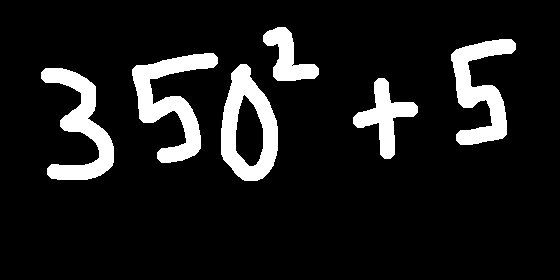
%> input picture equation_images/relativity3.png, 560 x 280 px
$ octave imageSegmentation.m   (GNU Octave 9; MATLAB toolbox functions it lacks are replaced by stand-ins)
%> lines starting %> are read from the running program, lines starting %| are printed output that depends on the picture; in (x1, y1, x2, y2) boxes, pixels count from 0 and x2, y2 are one past the last pixel; in counts of white or black regions, pixels touching at a corner belong together; the program's own positions count from 1
### objectSegmentation.m
function objects = objectSegmentation(CC, ImageSize)

padding = 3;
objects = zeros(ImageSize*ImageSize, CC.NumObjects);

Regions = regionprops(CC);

%[max1, max2] = CC.ImageSize;

for i=1:CC.NumObjects
    J = zeros(CC.ImageSize);
    J(CC.PixelIdxList{i}) = 1;
    box = floor(Regions(i).BoundingBox);
    box(box == 0) = 1;
    object = J(box(2):box(2) + box(4), box(1):box(1) + box(3));
    object = imresize(object, [ImageSize-2*padding, ImageSize-2*padding]);
    object = padarray(object, [padding, padding]);
    %figure, imshow(object);
    % print( h, '-dpng', 'foo') should be tested.
    objects(:, i) = object(:);
end


end

### getExpression.m
function expression = getExpression(CC, preds)

Regions = regionprops(CC);
boxes = cell(1, CC.NumObjects+2);
boxes{1} = 'star';
for i=2:CC.NumObjects+1
    box = floor(Regions(i-1).BoundingBox);
    boxes{i} = box;
end
boxes{CC.NumObjects+2} = 'endo';

expression = '';
buffer = '';
for i=1:length(boxes)-2
    b1 = boxes{i};
    b2 = boxes{i+1};
    pred = preds(i);
	type = getType(pred);
    character = getCharacter(pred);
    if type == 0;
        if all(b1 == 'star') || (i>1 && getType(preds(i-1)) == 1)
            buffer = sprintf('%s%s', buffer, character);
        else
            pos = getPosition(b1, b2);
            if pos == 0 % ust
                expression = sprintf('%s%s**%s', expression, buffer, character);
                buffer = '';
            else
                buffer = sprintf('%s%s', buffer, character);
            end
        end
    elseif type == 1
        expression = sprintf('%s%s%s', expression, buffer, character);
        buffer = '';
    else
        expression = sprintf('%s%s', expression, character);
    end
end
expression = sprintf('%s%s', expression, buffer);
end


function character = getCharacter(label)
    if label <= 9
       character = num2str(label);
    elseif label == 10
        character = '0';
    elseif label == 11;
        character = '+';
    elseif label == 12;
        character = '-';
    elseif label == 13; % \times
        character = '*';
    elseif label == 14;
        character = '/';
    elseif label == 15; % \sigma
        character = 'S';
    elseif label == 16; % \prod
        character = 'P';
    end
end

### getType.m
function type = getType(pred)

% 0 -> digits
% 1 -> operator
% 2 -> Sigma, Pi


if pred <= 10
    type = 0;
elseif pred >= 11 && pred <= 14
    type = 1;
else
    type = 2;
end

### getPosition.m
function pos = getPosition(b1, b2)
    if b1(1) + b1(3) > b2(1)
        pos = 0;
    else
        pos = 1;
    end
end

### imageSegmentation.m
%function preprocessedImage = imageSegmentation(model, modelType, filename)
clear; close
filename = 'equation_images/relativity3.png';
modelType = 'softmax/';
ImageSize = 28;
addpath(modelType);
load model;


I = imread(filename);
%> I is the input picture: size 280x560x3 uint8; 10.8% white; 6 white regions, box (x1, y1, x2, y2) and area: (132, 53, 218, 163) 3629, (221, 64, 278, 181) 3469, (41, 68, 114, 180) 3232, (451, 39, 516, 145) 3187, (353, 78, 418, 159) 1926, (263, 27, 319, 81) 1453
I = I(:,:, 1);
%> I: size 280x560 uint8; 10.8% white; 6 white regions
CC = bwconncomp(I);
%> CC = 6 connected components
objects = objectSegmentation(CC, ImageSize);
%> in objectSegmentation, `Regions = regionprops(CC);`: Regions = 6 regions; box (x1, y1, x2, y2), Area and Centroid: (132, 53, 218, 163) 3629 [172.1 102.4], (221, 64, 278, 181) 3469 [248.8 127.2], (41, 68, 114, 180) 3232 [81.6 128], (451, 39, 516, 145) 3187 [481.3 91.3], (353, 78, 418, 159) 1926 [385.6 117.3], (263, 27, 319, 81) 1453 [288.5 58.1]
%> the loop in objectSegmentation, `for i=1:CC.NumObjects` made 6 passes
%> pass 1, in objectSegmentation, `object = J(box(2):box(2) + box(4), box(1):box(1) + box(3));`:
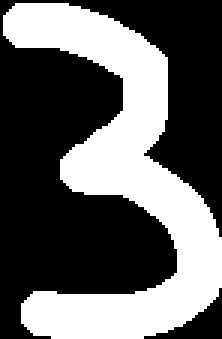
%> object: size 113x74 double (shown 3 times larger); values 0 (black) and 1 (white), 38.7% white; 1 white region, box (x1, y1, x2, y2) and area: (1, 1, 74, 113) 3232
%> pass 1, in objectSegmentation, `object = imresize(object, [ImageSize-2*padding, ImageSize-2*padding]);`:
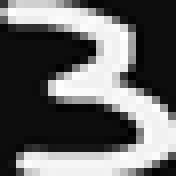
%> object: size 22x22 double (shown 8 times larger); min -0.0586, max 1.06, mean 0.389; drawn with min black and max white
%> pass 1, in objectSegmentation, `object = padarray(object, [padding, padding]);`:
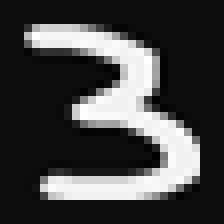
%> object: size 28x28 double (shown 8 times larger); min -0.0586, max 1.06, mean 0.24; drawn with min black and max white
%> after the loop in objectSegmentation, `for i=1:CC.NumObjects`:
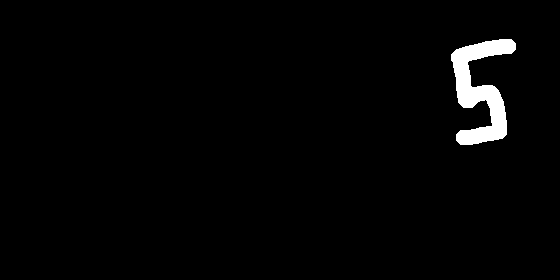
%> J: size 280x560 double; values 0 (black) and 1 (white), 2% white; 1 white region, box (x1, y1, x2, y2) and area: (451, 39, 516, 145) 3187
%> after the loop in objectSegmentation, `for i=1:CC.NumObjects`: objects = 784 rows, first 8: [0 0 0 0 0 0; 0 0 0 0 0 0; 0 0 0 0 0 0; 0 0 0 0 0 0; 0 0 0 0 0 0; 0 0 0 0 0 0; 0 0 0 0 0 0; 0 0 0 0 0 0]

preds = [3, 5, 0, 2, 13, 5];
%preds = [3 2 5 6];
%% Classification

%preds = softmaxPredict(softmaxModel, objects);

%% Relativity

expression = getExpression(CC, preds);
%> in getExpression, `boxes = cell(1, CC.NumObjects+2);`: boxes = {[], [], [], [], [], [], [], []}
%> the loop in getExpression, `for i=2:CC.NumObjects+1` made 6 passes
%> after the loop in getExpression, `for i=2:CC.NumObjects+1`: boxes = {'star', [41 68 73 112], [132 53 86 110], [221 64 57 117], [263 27 56 54], [353 78 65 81], [451 39 65 106], []}
%> the loop in getExpression, `for i=1:length(boxes)-2` made 6 passes
%> (b1, b2, pred, character, pos, expression, buffer) on pass 4: ([221 64 57 117], [263 27 56 54], 2, '2', 0, '350**2', '')
%> (b1, b2, pred, character, pos, buffer) on passes 2 to 3: ([41 68 73 112], [132 53 86 110], 5, '5', 1, '35'), ([132 53 86 110], [221 64 57 117], 0, '0', 1, '350')
%> in getExpression, `expression = sprintf('%s%s', expression, buffer);`: expression = '350**2*5'
%> expression = '350**2*5'


%% Latex Mapping

%getLatexMapping(preds, positions);


%end
